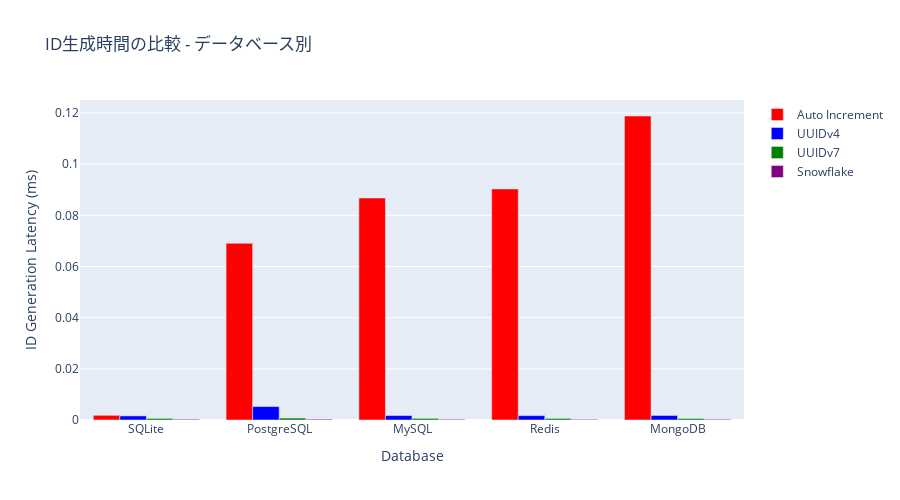

This figure's notebook cell:
### Code cell
# Auto IncrementとUUIDv4の詳細比較
import plotly.graph_objects as go

fig = go.Figure()

# Auto Incrementのデータ
auto_inc_data = id_generation_latency_df[id_generation_latency_df['id_type'] == 'Auto Increment'].sort_values('latency_mean_ms')
fig.add_trace(go.Bar(
    name='Auto Increment',
    x=auto_inc_data['database'],
    y=auto_inc_data['latency_mean_ms'],
    marker_color='red'
))

# UUIDv4のデータ
uuid4_data = id_generation_latency_df[id_generation_latency_df['id_type'] == 'UUIDv4'].sort_values('latency_mean_ms')
fig.add_trace(go.Bar(
    name='UUIDv4',
    x=uuid4_data['database'],
    y=uuid4_data['latency_mean_ms'],
    marker_color='blue'
))

# UUIDv7のデータ
uuid7_data = id_generation_latency_df[id_generation_latency_df['id_type'] == 'UUIDv7'].sort_values('latency_mean_ms')
fig.add_trace(go.Bar(
    name='UUIDv7',
    x=uuid7_data['database'],
    y=uuid7_data['latency_mean_ms'],
    marker_color='green'
))

# Snowflakeのデータ
snowflake_data = id_generation_latency_df[id_generation_latency_df['id_type'] == 'Snowflake'].sort_values('latency_mean_ms')
fig.add_trace(go.Bar(
    name='Snowflake',
    x=snowflake_data['database'],
    y=snowflake_data['latency_mean_ms'],
    marker_color='purple'
))

fig.update_layout(
    title='ID生成時間の比較 - データベース別',
    xaxis_title='Database',
    yaxis_title='ID Generation Latency (ms)',
    barmode='group',
    height=500
)

fig.show()

### Figure 1 — Plotly figure (JSON) as saved in the notebook; plotly's stock layout.template omitted (floating-point values rounded to 4 significant figures)
{"data": [{"marker": {"color": "red"}, "name": "Auto Increment", "type": "bar", "x": ["SQLite", "PostgreSQL", "MySQL", "Redis", "MongoDB"], "y": [0.001833, 0.06906, 0.08677, 0.09031, 0.1188]}, {"marker": {"color": "blue"}, "name": "UUIDv4", "type": "bar", "x": ["SQLite", "Redis", "MySQL", "MongoDB", "PostgreSQL"], "y": [0.001605, 0.001714, 0.001742, 0.001771, 0.00525]}, {"marker": {"color": "green"}, "name": "UUIDv7", "type": "bar", "x": ["MongoDB", "Redis", "SQLite", "MySQL", "PostgreSQL"], "y": [0.000588, 0.0006074, 0.0006178, 0.0006269, 0.0007585]}, {"marker": {"color": "purple"}, "name": "Snowflake", "type": "bar", "x": ["Redis", "MySQL", "MongoDB", "SQLite", "PostgreSQL"], "y": [0.0002547, 0.0002656, 0.0002718, 0.0002842, 0.0003086]}], "layout": {"barmode": "group", "height": 500, "title": {"text": "ID生成時間の比較 - データベース別"}, "xaxis": {"title": {"text": "Database"}}, "yaxis": {"title": {"text": "ID Generation Latency (ms)"}}}}
